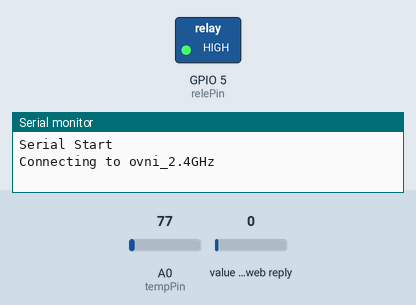
Bench run of a sketch on a simulated ESP8266 (NodeMCU). Parts: switched loads named in the sketch (green lamp = pin HIGH), the last lines printed to the serial monitor. The test bench sets the inputs (shaded band); at power-on: A0 (tempPin) = 77, value in the web reply 0. WiFi joins after 1.5 s; servers stay silent unless stated; uploads are accepted with an empty reply; web services answer with replies made up by the test bench.

Above: at 0.1 s.
At 2.6 s:
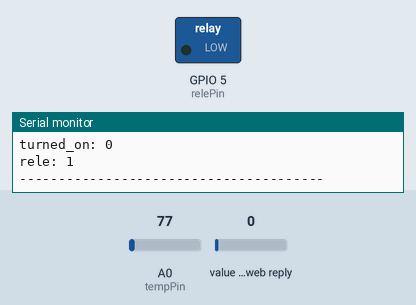
Timing chart, 0 to 4.1 s (numbered marks = the images above):
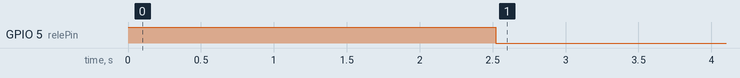

Measured:
- by itself, GPIO 5 (relePin): HIGH → LOW at 2.5 s

The sketch:

main.ino
```cpp
//#include "Arduino.h"
#include "ArduinoHttpClient.h"
#include "ArduinoJson.h"
#include "ESP8266WiFi.h"

extern "C" {
#include "user_interface.h"
}

//#define ___debug

// Thingspeak
String apiKey = "YA33JGJN9ODHF945";
const char *apiServer = "api.thingspeak.com";
unsigned long channelNumber = 156889;
String talkBackAPIKey = "WNAL40G6FOJK284T";
String talkBackID = "10253";
// f1 = Consumo | f2 = ligado | f3 = tempLimit | f4 = tempUsuario

// Wifi data
const char *ssid = "ovni_2.4GHz";
const char *password = "naotemsenha";

// Declare
WiFiClient client;
HttpClient http = HttpClient(client, apiServer, 80);
int turned_on = 0;
unsigned long nextPost;
int tempPin = 17; // ADC pin
int relePin = 5;  // Digital pin
float tempMedia = 20;
float tempLimit = 0;
float tempUsuario = 20;
float tempAtual = 0;
bool data_change = true;

void setup() {
  // pinmode
  pinMode(relePin, OUTPUT);
  digitalWrite(relePin, HIGH); // HIGH IS OFF

  // global vars
  nextPost = millis();

  // serial
  Serial.begin(115200);
  Serial.println("\r\nSerial Start");

  // wifi
  wifi_set_sleep_type(NONE_SLEEP_T);
  Serial.print("Connecting to ");
  Serial.println(ssid);
  WiFi.begin(ssid, password);
  while (WiFi.status() != WL_CONNECTED) {
    delay(500);
    Serial.print(".");
  }
  Serial.println("");
  Serial.println("WiFi connected");
  Serial.print("IP: ");
  Serial.println(WiFi.localIP());

  // getLimit
  getValuesOnServer();
  Serial.println("Setup done");
}

void resetWifiAndHttp(int statusCode) {
  if (statusCode < 0) {
    Serial.print("Reconnect all");
    WiFi.disconnect();
    WiFi.begin(ssid, password);
    while (WiFi.status() != WL_CONNECTED) {
      delay(500);
      Serial.print(".");
    }
    http.stop();
    http = HttpClient(client, apiServer, 80);
  }
}

void ativaDesativaRele(bool ativar) {
  Serial.println("rele: " + String(ativar));
  digitalWrite(relePin, !ativar);
  turned_on = ativar;
  data_change = true;
  Serial.println("---------------------------------------");
}

void getValuesOnServer() {
  String response;
  int statusCode = 0;
  StaticJsonBuffer<200> jsonBuffer;
#ifdef ___debug
  Serial.println("GET tempLimit");
#endif
  http.get("/channels/" + String(channelNumber) + "/feeds/last.json");

  // read the status code and body of the response
  statusCode = http.responseStatusCode();
  response = http.responseBody();
  String json = "";
  if (response.length() >= 5) { // remove invalid chars
    int first = response.indexOf("{");
    int last = response.lastIndexOf("}");
    char js[200];
    json = response.substring(first, last + 1);
    json.toCharArray(js, 200);
    JsonObject &root = jsonBuffer.parseObject(js);
    if (!root.success()) {
      Serial.println("Json fails:" + json + "<-");
      tempLimit = 60;
      tempUsuario = -1;
    } else {
      float temp = root["field3"];
      float tempU = root["field4"];
#ifdef ___debug
      Serial.println("field3: " + String(temp));
      Serial.println("field4: " + String(tempU));
#endif
      tempUsuario = float(tempU);
      tempLimit = float(temp);
    }
  }

#ifdef ___debug
  Serial.print("Status code: ");
  Serial.println(statusCode);
  Serial.print("getTempLimitResponse: ");

  Serial.println(response);
#endif
  resetWifiAndHttp(statusCode);
  Serial.println("---------------------------------------");
}

void getTalkBack() {
  String response;
  int statusCode = 0;
  Serial.println("GET commands");
  http.get("/talkbacks/" + talkBackID + "/commands/execute?api_key=" +
           talkBackAPIKey);

  // read the status code and body of the response
  statusCode = http.responseStatusCode();
  response = http.responseBody();

  if (response.indexOf("limit") >= 0) {
    int pos = response.indexOf("limit");
    String val = response.substring(pos + 6);
    tempLimit = val.toFloat();
  }
  if (response.indexOf("power") >= 0) {
    int pos = response.indexOf("power");
    String val = response.substring(pos + 6);
    if (val == "on") {
      tempLimit = 51;
      ativaDesativaRele(true);
      tempUsuario = (tempUsuario + tempAtual) / 2;
      Serial.println("ligado pelo usuario");
    } else if (val == "off") {
      tempLimit = 50;
      ativaDesativaRele(false);
      Serial.println("Desligado pelo usuario");
    }
  }
#ifdef ___debug
  Serial.print("Status code: ");
  Serial.println(statusCode);
  Serial.print("talkBackResponse: ");
  Serial.println(response);
#endif
  resetWifiAndHttp(statusCode);
  Serial.println("---------------------------------------");
}

void postOnThingSpeak() {
  String response;
  String fields = "";
  int statusCode = 0;
  String contentType = "application/x-www-form-urlencoded";
  String postData = "api_key=" + apiKey;
  fields += "&field1=" + String(tempMedia);
  fields += "&field2=" + String(turned_on);
  fields += "&field3=" + String(tempLimit);
  fields += "&field4=" + String(tempUsuario);
  postData += fields;
  http.post("/update", contentType, postData.c_str());

  // read the status code and body of the response
  statusCode = http.responseStatusCode();
  response = http.responseBody();
  //#ifdef ___debug
  Serial.print("Status code: ");
  Serial.println(statusCode);
  Serial.print("postData: ");
  Serial.println(postData);
  // Serial.print("fields: ");
  // Serial.println(fields);
  Serial.print("postOnThingSpeakResponse: ");
  Serial.println(response);
  //#endif
  data_change = false;
  nextPost = millis() + 15000; // ThingSpeak min delay
  resetWifiAndHttp(statusCode);
  Serial.println("---------------------------------------");
}

void loop() {
  float temp = 0;
  int amostras = 30;

  for (size_t i = 0; i < amostras; i++) { // amostras para estabilizar o valor
    // Serial.println("analog: " + String(float(analogRead(tempPin))));
    temp += ((1.1 * float(analogRead(tempPin)) * 100) / 1023);
    // temp += (float(analogRead(tempPin)) * 0.1);
    delay(20);
  }
  tempAtual = tempMedia = (temp / amostras);

  if (millis() >= nextPost && data_change) {
    postOnThingSpeak();
  } else { // Not in sequence
    getTalkBack();
  }

  Serial.println("tempMedia/tempLimit: " + String(tempMedia) + ":" +
                 String(tempLimit));
  Serial.println("turned_on: " + String(turned_on));
  if (tempLimit < 50) {
    if (tempMedia > tempLimit && turned_on == 0) {
      ativaDesativaRele(true);
    } else if (tempMedia <= tempLimit && turned_on == 1) {
      ativaDesativaRele(false);
    }
  }

  delay(1000);
}
```
